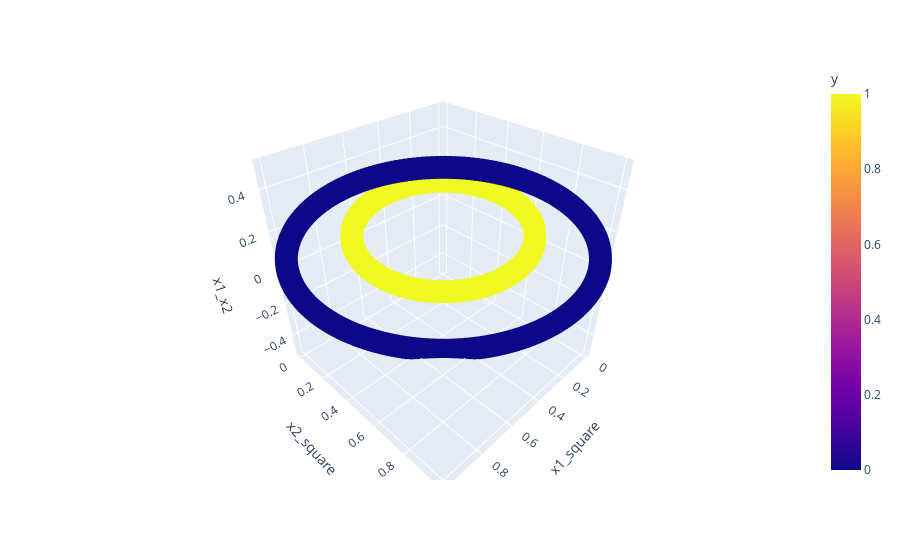

Write notebook code for a chart like this one.
### Code cell
fig = px.scatter_3d(data_frame = dataset, x = 'x1_square', y = 'x2_square', z = 'x1_x2', color = 'y')
fig.show()

### Figure 1 — Plotly figure (JSON) as saved in the notebook; plotly's stock layout.template omitted (floating-point values rounded to 4 significant figures; data arrays with more than 128 entries replaced by an {"elided": "..."} marker saying what was removed)
{"data": [{"hovertemplate": "x1_square=%{x}<br>x2_square=%{y}<br>x1_x2=%{z}<br>y=%{marker.color}<extra></extra>", "legendgroup": "", "marker": {"color": {"elided": "1000 int values"}, "coloraxis": "coloraxis", "symbol": "circle"}, "mode": "markers", "name": "", "scene": "scene", "showlegend": false, "type": "scatter3d", "x": {"elided": "1000 float values"}, "y": {"elided": "1000 float values"}, "z": {"elided": "1000 float values"}}], "layout": {"coloraxis": {"colorbar": {"title": {"text": "y"}}, "colorscale": [[0, "#0d0887"], [0.1111, "#46039f"], [0.2222, "#7201a8"], [0.3333, "#9c179e"], [0.4444, "#bd3786"], [0.5556, "#d8576b"], [0.6667, "#ed7953"], [0.7778, "#fb9f3a"], [0.8889, "#fdca26"], [1, "#f0f921"]]}, "legend": {"tracegroupgap": 0}, "margin": {"t": 60}, "scene": {"domain": {"x": [0, 1], "y": [0, 1]}, "xaxis": {"title": {"text": "x1_square"}}, "yaxis": {"title": {"text": "x2_square"}}, "zaxis": {"title": {"text": "x1_x2"}}}}}
